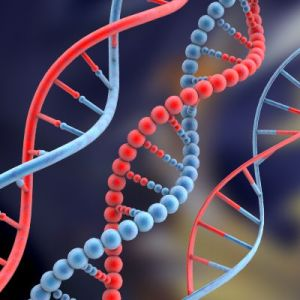
//> input picture Gaussian_smooth/test.jpg, 300 x 300 px
$ ./canny_edge ../Gaussian_smooth/test.jpg   (built with g++ and OpenCV 4)
//> lines starting //> are read from the running program, lines starting //| are printed output that depends on the picture
#include <opencv2/opencv.hpp>

int main (int argc, char** argv) {
  cv::Mat img_rgb = cv::imread(argv[1]);
//> img_rgb is the input picture: 300 rows x 300 cols, CV_8UC3; mean B, G, R 92.4, 73.8, 89.8
  cv::Mat img_gry, img_cny;
  cv::cvtColor (img_rgb, img_gry, CV_BGR2GRAY);
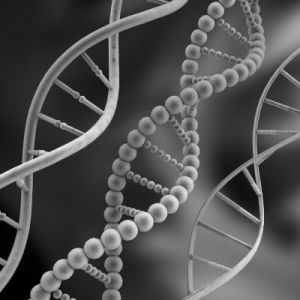
//> img_gry: 300 rows x 300 cols, CV_8UC1; min 0, max 239, mean 80.7
  cv::namedWindow("Gray", cv::WINDOW_AUTOSIZE);
  cv::namedWindow("Canny", cv::WINDOW_AUTOSIZE);
  cv::imshow("Gray", img_gry);
  cv::Canny(img_gry, img_cny, 10, 100, 3, true);
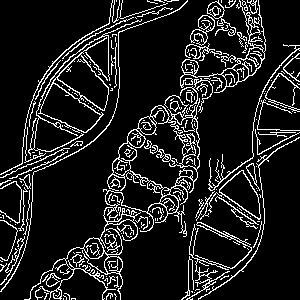
//> img_cny: 300 rows x 300 cols, CV_8UC1; 12.1% white in thin lines or dots
  cv::imshow("Canny", img_cny);
  cv::waitKey(0);
}
